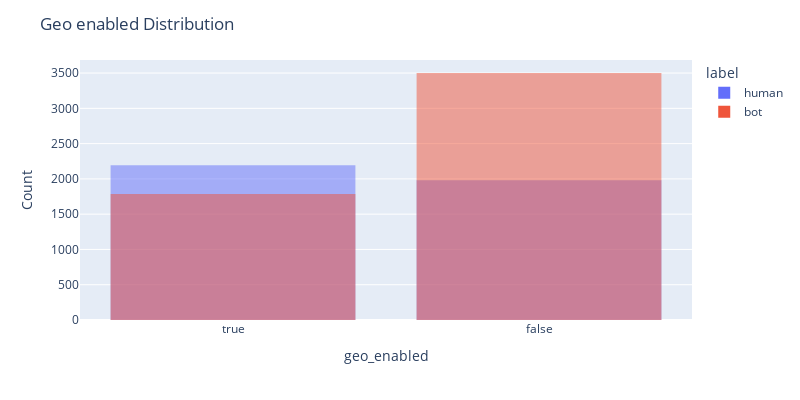

Notebook code cell kept with this figure:
### Markdown cell above
- Seams like bots are associated with newer accounts (created more recently).

### Code cell
fig = px.histogram(df_relation_copy, x='geo_enabled', color='label', barmode='overlay', nbins=30)

# Atualiza o layout para melhor visualização
fig.update_layout(
    title='Geo enabled Distribution',
    xaxis_title='geo_enabled',
    yaxis_title='Count',
    width=800,    
    height=400    
)

fig.show()

### Figure 1 — Plotly figure (JSON) as saved in the notebook; plotly's stock layout.template omitted (floating-point values rounded to 4 significant figures; data arrays with more than 128 entries replaced by an {"elided": "..."} marker saying what was removed)
{"data": [{"alignmentgroup": "True", "bingroup": "x", "hovertemplate": "label=human<br>geo_enabled=%{x}<br>count=%{y}<extra></extra>", "legendgroup": "human", "marker": {"color": "#636efa", "opacity": 0.5, "pattern": {"shape": ""}}, "name": "human", "nbinsx": 30, "offsetgroup": "human", "orientation": "v", "showlegend": true, "type": "histogram", "x": {"elided": "4175 bool values"}, "xaxis": "x", "yaxis": "y"}, {"alignmentgroup": "True", "bingroup": "x", "hovertemplate": "label=bot<br>geo_enabled=%{x}<br>count=%{y}<extra></extra>", "legendgroup": "bot", "marker": {"color": "#EF553B", "opacity": 0.5, "pattern": {"shape": ""}}, "name": "bot", "nbinsx": 30, "offsetgroup": "bot", "orientation": "v", "showlegend": true, "type": "histogram", "x": {"elided": "5286 bool values"}, "xaxis": "x", "yaxis": "y"}], "layout": {"barmode": "overlay", "height": 400, "legend": {"title": {"text": "label"}, "tracegroupgap": 0}, "margin": {"t": 60}, "title": {"text": "Geo enabled Distribution"}, "width": 800, "xaxis": {"anchor": "y", "domain": [0, 1], "title": {"text": "geo_enabled"}}, "yaxis": {"anchor": "x", "domain": [0, 1], "title": {"text": "Count"}}}}
